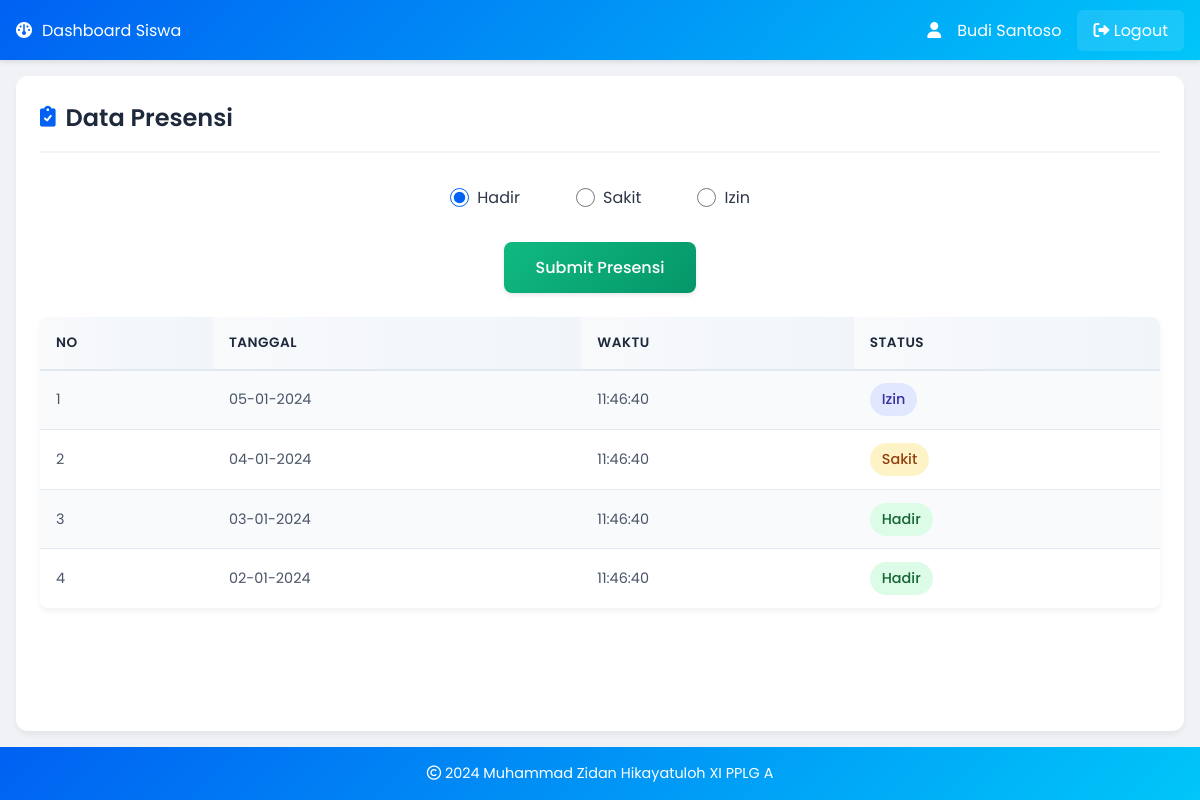
/siswa/data_presensi.php (signed in), run on the app's committed database.
### tables this page shows
CREATE TABLE `presensi` (
  `id_presensi` int(11) NOT NULL,
  `id_siswa` int(11) NOT NULL,
  `id_mapel` int(11) NOT NULL,
  `tanggal` date NOT NULL,
  `status` enum('Hadir','Sakit','Izin','Alfa') NOT NULL,
  `waktu_absen` timestamp NOT NULL DEFAULT current_timestamp() ON UPDATE current_timestamp()
);

### siswa/data_presensi.php (the view, shortened to what this page needs)
<?php
include '../koneksi.php';
$id_siswa = $_SESSION['siswa']['id_siswa'];
?>
<!DOCTYPE html>
<html lang="en">
<head>
    <link rel="stylesheet" href="../style2.css?v=<?php echo time(); ?>">
    <link href="https://cdnjs.cloudflare.com/ajax/libs/font-awesome/6.0.0/css/all.min.css" rel="stylesheet">
</head>
<body>
    <header>
        <i class="fas fa-dashboard"></i> Dashboard Siswa
        <div class="user-info">
            <i class="fas fa-user"></i> <?php echo $_SESSION['siswa']['nama_lengkap']; ?>
            <a href="../logout.php" class="logout-btn"><i class="fas fa-sign-out-alt"></i> Logout</a>
        </div>
    </header>
    <div class="container">
        <h1><i class="fas fa-clipboard-check"></i> Data Presensi</h1>
        <?php
        $today = date('Y-m-d');
        $check = mysqli_query($koneksi, "SELECT * FROM presensi WHERE id_siswa='$id_siswa' AND DATE(tanggal)='$today'");
        if(mysqli_num_rows($check) == 0 && date('H:i:s') <= '07:30:00') {
            echo '<form action="proses_presensi.php" method="post">';
            echo '<div class="radio-group">';
            echo '<label><input type="radio" name="status" value="Hadir" required checked> Hadir</label>';
            echo '<label><input type="radio" name="status" value="Sakit" required> Sakit</label>';
            echo '<label><input type="radio" name="status" value="Izin" required> Izin</label>';
            echo '</div>';
            echo '<button type="submit" name="presensi" class="presensi-btn">Submit Presensi</button>';
            echo '</form>';
        } elseif(mysqli_num_rows($check) == 0) {
            echo '<form action="proses_presensi.php" method="post">';
            echo '<button type="submit" name="presensi" class="presensi-btn">Submit Presensi</button>';
            echo '</form>';
        }
        ?>
        <table class="data-table">
            <tr>
                <th>No</th>
                <th>Tanggal</th>
                <th>Waktu</th>
                <th>Status</th>
            </tr>
            <?php
            $query = mysqli_query($koneksi, "SELECT p.*, m.nama_mapel
                                            FROM presensi p
                                            JOIN mapel m ON p.id_mapel = m.id_mapel
                                            WHERE p.id_siswa='$id_siswa'
                                            ORDER BY p.tanggal DESC, p.waktu_absen DESC");
            $no = 1;
            while($data = mysqli_fetch_array($query)) {
                echo "<tr>";
                echo "<td>".$no++."</td>";
                echo "<td>".date('d-m-Y', strtotime($data['tanggal']))."</td>";
                echo "<td>".date('H:i:s', strtotime($data['waktu_absen']))."</td>";
                echo "<td><span class='status-info status-{$data['status']}'>{$data['status']}</span></td>";
                echo "</tr>";
            }
            ?>
        </table>
    </div>
    <footer>
        <p><i class="far fa-copyright"></i> 2024 Muhammad Zidan Hikayatuloh XI PPLG A</p>
    </footer>
</body>
</html>

### style2.css (style rules this page uses)
* { margin: 0; padding: 0; box-sizing: border-box; font-family: 'Poppins', sans-serif; }
body { background: #f0f2f5; min-height: 100vh; display: flex; flex-direction: column; color: #2d3748; }
header { background: linear-gradient(135deg, #0061f2 0%, #00c6f9 100%); color: #fff; padding: 1rem; text-align: center; box-shadow: 0 2px 5px rgba(0,0,0,0.1); display: flex; justify-content: center; align-items: center; gap: 10px; }
.container { max-width: 1200px; margin: 1.5rem auto; padding: 1.5rem; background: #fff; border-radius: 12px; box-shadow: 0 4px 6px rgba(0, 0, 0, 0.05); flex: 1; }
h1 { color: #1e293b; margin-bottom: 1.5rem; font-size: 1.5rem; font-weight: 600; display: flex; align-items: center; gap: 10px; padding-bottom: 1rem; border-bottom: 2px solid #f1f5f9; }
h1 i { color: #0061f2; font-size: 1.3rem; }
.data-table { width: 100%; border-collapse: separate; border-spacing: 0; margin-top: 1rem; border-radius: 8px; overflow: hidden; box-shadow: 0 4px 6px rgba(0, 0, 0, 0.05); }
.data-table th { background: linear-gradient(to right, #f8fafc, #f1f5f9); padding: 1rem; text-align: left; font-weight: 600; color: #1e293b; border-bottom: 2px solid #e2e8f0; text-transform: uppercase; font-size: 0.85rem; letter-spacing: 0.5px; }
.data-table td { padding: 0.8rem 1rem; border-bottom: 1px solid #e2e8f0; color: #4a5568; font-size: 0.9rem; }
.data-table tr:nth-child(even) { background-color: #f8fafc; }
.data-table tr:last-child td { border-bottom: none; }
footer { background: linear-gradient(135deg, #0061f2 0%, #00c6f9 100%); color: #fff; text-align: center; padding: 1rem; margin-top: auto; }
footer p { font-size: 0.9rem; }
@media (max-width: 1200px) { .container { margin: 1rem; } }
header { position: relative; display: flex; justify-content: space-between; align-items: center; padding: 0 1rem; height: 60px; background-color: #0061f2; box-shadow: 0 2px 5px rgba(0, 0, 0, 0.1); }
.user-info { display: flex; align-items: center; gap: 1rem; margin-left: auto; }
.logout-btn { color: white; text-decoration: none; padding: 0.5rem 1rem; border-radius: 6px; background: rgba(255, 255, 255, 0.1); transition: all 0.3s ease; }
.presensi-btn { background: linear-gradient(135deg, #10b981 0%, #059669 100%); color: #fff; padding: 0.8rem 2rem; border: none; border-radius: 8px; font-weight: 500; font-size: 1rem; cursor: pointer; transition: all 0.3s ease; display: block; margin: 1.5rem auto; box-shadow: 0 2px 4px rgba(0, 0, 0, 0.1); }
.radio-group { display: flex; justify-content: center; gap: 1.5rem; margin: 1.5rem 0; }
.radio-group label { display: flex; align-items: center; gap: 0.5rem; cursor: pointer; padding: 0.5rem 1rem; border-radius: 6px; transition: all 0.3s ease; }
.radio-group input[type="radio"] { accent-color: #0061f2; width: 1.2rem; height: 1.2rem; }
.status-info { display: inline-block; padding: 6px 12px; border-radius: 20px; font-size: 0.9rem; font-weight: 500; }
.status-Hadir { background: #dcfce7; color: #166534; }
.status-Sakit { background: #fef3c7; color: #92400e; }
.status-Izin { background: #e0e7ff; color: #3730a3; }

### data on the page
presensi: tanggal "05-01-2024", waktu_absen "11:46:40", status "Izin"
presensi: tanggal "04-01-2024", waktu_absen "11:46:40", status "Sakit"
presensi: tanggal "03-01-2024", waktu_absen "11:46:40", status "Hadir"
presensi: tanggal "02-01-2024", waktu_absen "11:46:40", status "Hadir"

### other printed values
$_SESSION['siswa']['nama_lengkap'] "Budi Santoso"
